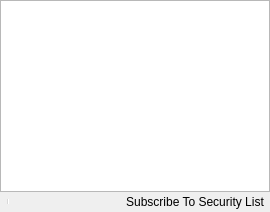
      <widget class="QWidget" name="pageSecurity">
       <layout class="QGridLayout" name="gridLayout_34">
        <property name="margin">
         <number>0</number>
        </property>
        <property name="spacing">
         <number>0</number>
        </property>
        <item row="0" column="0">
         <widget class="QTreeView" name="treeViewSecurity"/>
        </item>
        <item row="1" column="0">
         <widget class="QFrame" name="toolFrameSecurity">
          <property name="styleSheet">
           <string notr="true">QToolButton {
    border: 1px solid transparent;
    background-color: transparent;
}

 QToolButton:pressed {
     background-color: qlineargradient(x1: 0, y1: 0, x2: 0, y2: 1,
                                       stop: 0 #dadbde, stop: 1 #f6f7fa);
 }

QToolButton:checked {
     border: 1px solid rgb(78, 96, 255);
     background-color: qlineargradient(x1: 0, y1: 0, x2: 0, y2: 1,
                                       stop: 0 #dadbde, stop: 1 #f6f7fa);
}

 QToolButton:hover {
     border: 1px solid rgb(78, 96, 255);
     background-color: qlineargradient(x1: 0, y1: 0, x2: 0, y2: 1,
                                       stop: 0 #dadbde, stop: 1 #f6f7fa);
 }
 QToolButton[popupMode=&quot;1&quot;] { /* only for MenuButtonPopup */
     padding-right: 20px; /* make way for the popup button */
 }

/* the subcontrols below are used only in the MenuButtonPopup mode */
 QToolButton::menu-button {
     border: 1px solid transparent;
     /* 16px width + 4px for border = 20px allocated above */
     width: 16px;
 }

QToolButton::menu-button:hover {
    border: 1px solid rgb(78, 96, 255);
	border-left-color: 1px solid transparent;
     /* 16px width + 4px for border = 20px allocated above */
     width: 16px;
 }

 QToolButton::menu-arrow:open {
     top: 1px; left: 1px; /* shift it a bit */
 }</string>
          </property>
          <property name="frameShape">
           <enum>QFrame::NoFrame</enum>
          </property>
          <property name="frameShadow">
           <enum>QFrame::Raised</enum>
          </property>
          <layout class="QGridLayout" name="gridLayout_33">
           <property name="margin">
            <number>0</number>
           </property>
           <property name="spacing">
            <number>0</number>
           </property>
           <item row="0" column="0">
            <widget class="QToolBar" name="toolBarSecurity">
             <property name="styleSheet">
              <string notr="true">QToolBar {
	border-color: 2px solid transparent;
}</string>
             </property>
             <property name="iconSize">
              <size>
               <width>16</width>
               <height>16</height>
              </size>
             </property>
             <property name="toolButtonStyle">
              <enum>Qt::ToolButtonTextBesideIcon</enum>
             </property>
             <addaction name="actionSecurityAddRule"/>
             <addaction name="actionSecurityRemoveRule"/>
             <addaction name="actionSecurityModifyRule"/>
             <addaction name="separator"/>
             <addaction name="actionSecurityImportRules"/>
             <addaction name="actionSecurityExportRules"/>
            </widget>
           </item>
           <item row="0" column="1">
            <spacer name="horizontalSpacer_4">
             <property name="orientation">
              <enum>Qt::Horizontal</enum>
             </property>
             <property name="sizeHint" stdset="0">
              <size>
               <width>106</width>
               <height>20</height>
              </size>
             </property>
            </spacer>
           </item>
           <item row="0" column="2">
            <widget class="QToolButton" name="toolButtonSecuritySubscribe">
             <property name="text">
              <string>Subscribe To Security List</string>
             </property>
             <property name="icon">
              <iconset resource="Resource.qrc">
               <normaloff>:/Resource/Security/SubscribeRules.png</normaloff>:/Resource/Security/SubscribeRules.png</iconset>
             </property>
             <property name="toolButtonStyle">
              <enum>Qt::ToolButtonTextBesideIcon</enum>
             </property>
            </widget>
           </item>
          </layout>
         </widget>
        </item>
       </layout>
      </widget>
